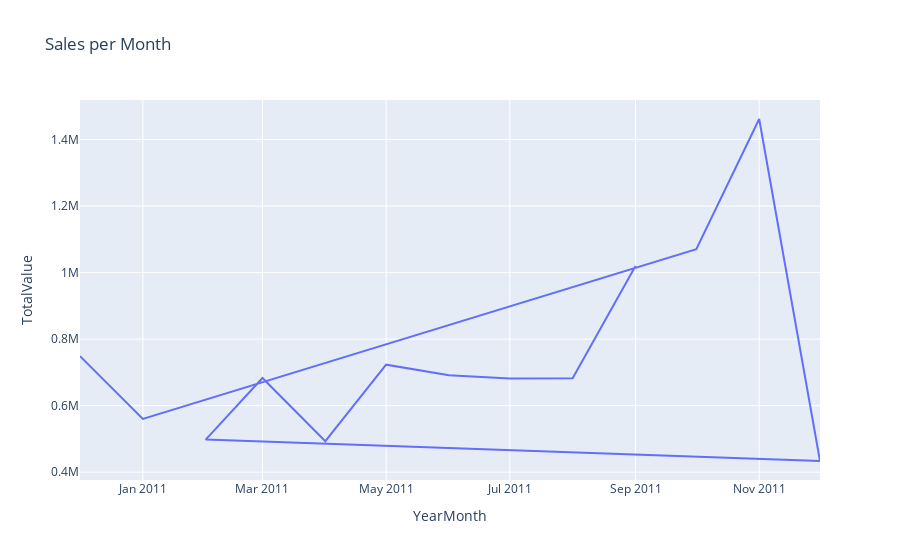

The cell this chart's notebook holds for it:
### Code cell
fig = px.line(df_plot, x="YearMonth", y="TotalValue", title='Sales per Month')
fig.show()

### Figure 1 — Plotly figure (JSON) as saved in the notebook; plotly's stock layout.template omitted (floating-point values rounded to 4 significant figures)
{"data": [{"hovertemplate": "YearMonth=%{x}<br>TotalValue=%{y}<extra></extra>", "legendgroup": "", "line": {"color": "#636efa", "dash": "solid"}, "marker": {"symbol": "circle"}, "mode": "lines", "name": "", "orientation": "v", "showlegend": false, "type": "scatter", "x": ["2010-12", "2011-1", "2011-10", "2011-11", "2011-12", "2011-2", "2011-3", "2011-4", "2011-5", "2011-6", "2011-7", "2011-8", "2011-9"], "xaxis": "x", "y": [749000.0, 560000.0, 1071000.0, 1462000.0, 433700.0, 498100.0, 683300.0, 493200.0, 723300.0, 691100.0, 681300.0, 682700.0, 1020000.0], "yaxis": "y"}], "layout": {"legend": {"tracegroupgap": 0}, "title": {"text": "Sales per Month"}, "xaxis": {"anchor": "y", "domain": [0, 1], "title": {"text": "YearMonth"}}, "yaxis": {"anchor": "x", "domain": [0, 1], "title": {"text": "TotalValue"}}}}
